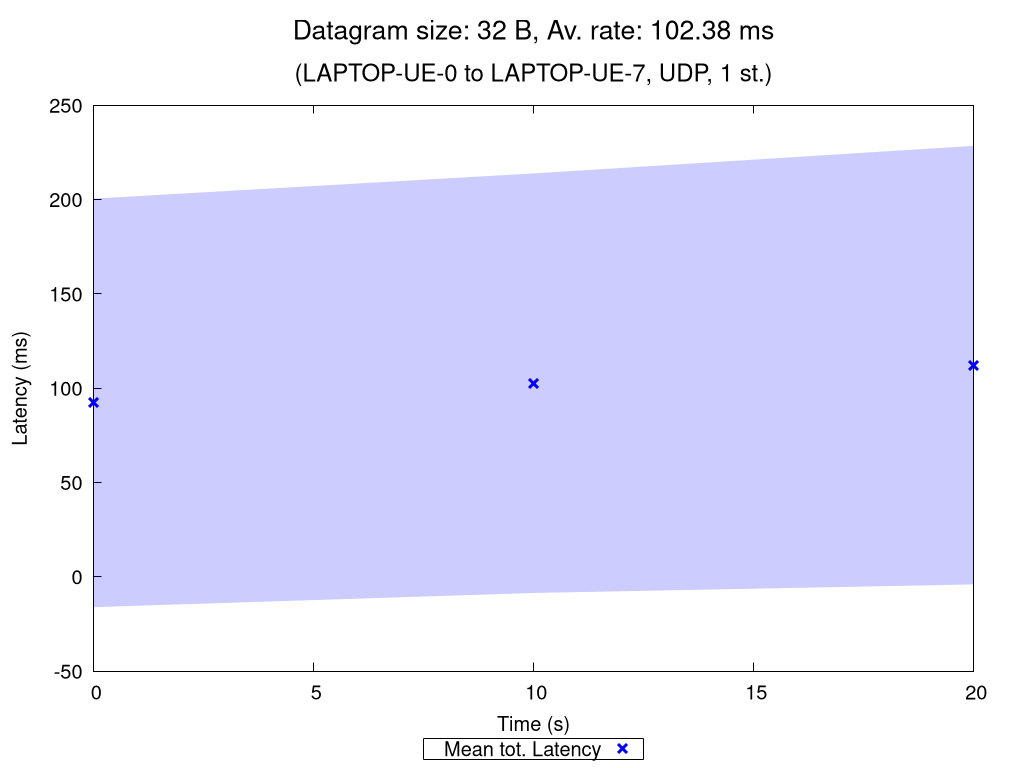

Here is the gnuplot script that generated this plot:
set terminal pngcairo nocrop enhanced size 1024,768 font "Verdana,15"
set output "UDP_1_st_2020_11_05_14-51-47_one2two_00032B.png"

set title "{/=20 Datagram size: 32 B, Av. rate: 102.38 ms}\n\n{/=18 (LAPTOP-UE-0 to LAPTOP-UE-7, UDP, 1 st.)}"

set xlabel "Time (s)"
set ylabel "Latency (ms)"
set ytics nomirror
set key bmargin center horizontal box samplen 1 width -1
set bmargin 4.6
set rmargin 4.5

rf = 1.0  # rate factor
set style fill transparent solid 0.2 noborder
set autoscale xfix
plot "UDP_1_st_2020_11_05_14-51-47_one2two_00032B_iperf_processed.dat" using 1:($2/rf-$3/rf):($2/rf+$3/rf) with filledcurves lc rgb "blue" notitle, \
     "" using 1:($2/rf) with points pt 2 ps 1.5 lw 3 lc rgb "blue" title "Mean tot. Latency", \
